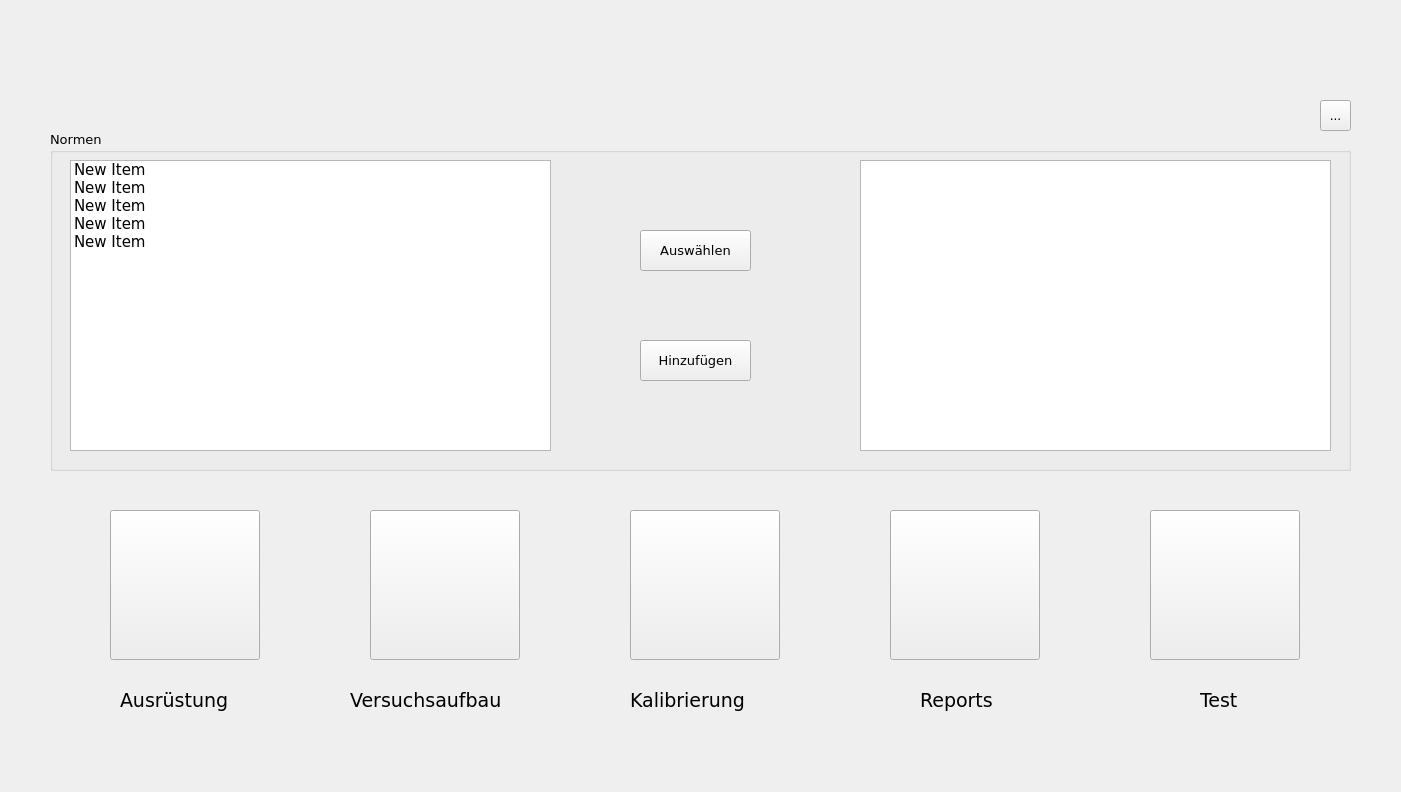
<?xml version="1.0" encoding="UTF-8"?>
<ui version="4.0">
 <class>GestrahlEmmision</class>
 <widget class="QDialog" name="GestrahlEmmision">
  <property name="geometry">
   <rect>
    <x>0</x>
    <y>0</y>
    <width>1401</width>
    <height>792</height>
   </rect>
  </property>
  <property name="minimumSize">
   <size>
    <width>1401</width>
    <height>792</height>
   </size>
  </property>
  <property name="maximumSize">
   <size>
    <width>1401</width>
    <height>792</height>
   </size>
  </property>
  <property name="font">
   <font>
    <family>Verdana</family>
   </font>
  </property>
  <property name="windowTitle">
   <string>Gestrahlter Test - Emission</string>
  </property>
  <property name="windowIcon">
   <iconset>
    <selectedon>icon materials/8.png</selectedon>
   </iconset>
  </property>
  <widget class="QToolButton" name="EquipmentSettingButton">
   <property name="geometry">
    <rect>
     <x>110</x>
     <y>510</y>
     <width>150</width>
     <height>150</height>
    </rect>
   </property>
   <property name="minimumSize">
    <size>
     <width>150</width>
     <height>150</height>
    </size>
   </property>
   <property name="maximumSize">
    <size>
     <width>150</width>
     <height>150</height>
    </size>
   </property>
   <property name="text">
    <string/>
   </property>
   <property name="icon">
    <iconset>
     <selectedon>icon materials/3.png</selectedon>
    </iconset>
   </property>
   <property name="iconSize">
    <size>
     <width>150</width>
     <height>150</height>
    </size>
   </property>
  </widget>
  <widget class="QToolButton" name="TestSettingButton">
   <property name="geometry">
    <rect>
     <x>370</x>
     <y>510</y>
     <width>150</width>
     <height>150</height>
    </rect>
   </property>
   <property name="minimumSize">
    <size>
     <width>150</width>
     <height>150</height>
    </size>
   </property>
   <property name="maximumSize">
    <size>
     <width>150</width>
     <height>150</height>
    </size>
   </property>
   <property name="text">
    <string/>
   </property>
   <property name="icon">
    <iconset>
     <selectedon>icon materials/4.png</selectedon>
    </iconset>
   </property>
   <property name="iconSize">
    <size>
     <width>150</width>
     <height>150</height>
    </size>
   </property>
  </widget>
  <widget class="QToolButton" name="CalibrationButton">
   <property name="geometry">
    <rect>
     <x>630</x>
     <y>510</y>
     <width>150</width>
     <height>150</height>
    </rect>
   </property>
   <property name="minimumSize">
    <size>
     <width>150</width>
     <height>150</height>
    </size>
   </property>
   <property name="maximumSize">
    <size>
     <width>150</width>
     <height>150</height>
    </size>
   </property>
   <property name="text">
    <string/>
   </property>
   <property name="icon">
    <iconset>
     <selectedon>icon materials/5.png</selectedon>
    </iconset>
   </property>
   <property name="iconSize">
    <size>
     <width>150</width>
     <height>150</height>
    </size>
   </property>
  </widget>
  <widget class="QToolButton" name="TestStartButton">
   <property name="geometry">
    <rect>
     <x>1150</x>
     <y>510</y>
     <width>150</width>
     <height>150</height>
    </rect>
   </property>
   <property name="minimumSize">
    <size>
     <width>150</width>
     <height>150</height>
    </size>
   </property>
   <property name="maximumSize">
    <size>
     <width>150</width>
     <height>150</height>
    </size>
   </property>
   <property name="text">
    <string/>
   </property>
   <property name="icon">
    <iconset>
     <selectedon>icon materials/7.png</selectedon>
    </iconset>
   </property>
   <property name="iconSize">
    <size>
     <width>150</width>
     <height>150</height>
    </size>
   </property>
  </widget>
  <widget class="QToolButton" name="ReportButton">
   <property name="geometry">
    <rect>
     <x>890</x>
     <y>510</y>
     <width>150</width>
     <height>150</height>
    </rect>
   </property>
   <property name="minimumSize">
    <size>
     <width>150</width>
     <height>150</height>
    </size>
   </property>
   <property name="maximumSize">
    <size>
     <width>150</width>
     <height>150</height>
    </size>
   </property>
   <property name="text">
    <string/>
   </property>
   <property name="icon">
    <iconset>
     <selectedon>icon materials/6.png</selectedon>
    </iconset>
   </property>
   <property name="iconSize">
    <size>
     <width>150</width>
     <height>150</height>
    </size>
   </property>
  </widget>
  <widget class="QLabel" name="EquipmentSettingLabel">
   <property name="geometry">
    <rect>
     <x>120</x>
     <y>680</y>
     <width>150</width>
     <height>41</height>
    </rect>
   </property>
   <property name="minimumSize">
    <size>
     <width>150</width>
     <height>41</height>
    </size>
   </property>
   <property name="maximumSize">
    <size>
     <width>150</width>
     <height>41</height>
    </size>
   </property>
   <property name="font">
    <font>
     <pointsize>14</pointsize>
    </font>
   </property>
   <property name="text">
    <string>Ausrüstung</string>
   </property>
  </widget>
  <widget class="QLabel" name="TestSettingLabel">
   <property name="geometry">
    <rect>
     <x>350</x>
     <y>680</y>
     <width>191</width>
     <height>41</height>
    </rect>
   </property>
   <property name="minimumSize">
    <size>
     <width>191</width>
     <height>41</height>
    </size>
   </property>
   <property name="maximumSize">
    <size>
     <width>191</width>
     <height>41</height>
    </size>
   </property>
   <property name="font">
    <font>
     <pointsize>14</pointsize>
    </font>
   </property>
   <property name="text">
    <string>Versuchsaufbau</string>
   </property>
  </widget>
  <widget class="QLabel" name="CalibrationLabel">
   <property name="geometry">
    <rect>
     <x>630</x>
     <y>680</y>
     <width>150</width>
     <height>41</height>
    </rect>
   </property>
   <property name="minimumSize">
    <size>
     <width>150</width>
     <height>41</height>
    </size>
   </property>
   <property name="maximumSize">
    <size>
     <width>150</width>
     <height>41</height>
    </size>
   </property>
   <property name="font">
    <font>
     <pointsize>14</pointsize>
    </font>
   </property>
   <property name="text">
    <string>Kalibrierung</string>
   </property>
  </widget>
  <widget class="QLabel" name="ReportLabel">
   <property name="geometry">
    <rect>
     <x>920</x>
     <y>680</y>
     <width>91</width>
     <height>41</height>
    </rect>
   </property>
   <property name="minimumSize">
    <size>
     <width>91</width>
     <height>41</height>
    </size>
   </property>
   <property name="maximumSize">
    <size>
     <width>91</width>
     <height>41</height>
    </size>
   </property>
   <property name="font">
    <font>
     <pointsize>14</pointsize>
    </font>
   </property>
   <property name="text">
    <string>Reports</string>
   </property>
  </widget>
  <widget class="QLabel" name="TestLabel">
   <property name="geometry">
    <rect>
     <x>1200</x>
     <y>680</y>
     <width>51</width>
     <height>41</height>
    </rect>
   </property>
   <property name="minimumSize">
    <size>
     <width>51</width>
     <height>41</height>
    </size>
   </property>
   <property name="maximumSize">
    <size>
     <width>51</width>
     <height>41</height>
    </size>
   </property>
   <property name="font">
    <font>
     <pointsize>14</pointsize>
    </font>
   </property>
   <property name="text">
    <string>Test</string>
   </property>
  </widget>
  <widget class="QLabel" name="UniLogoLabel">
   <property name="geometry">
    <rect>
     <x>80</x>
     <y>30</y>
     <width>71</width>
     <height>71</height>
    </rect>
   </property>
   <property name="minimumSize">
    <size>
     <width>71</width>
     <height>71</height>
    </size>
   </property>
   <property name="maximumSize">
    <size>
     <width>71</width>
     <height>71</height>
    </size>
   </property>
   <property name="text">
    <string/>
   </property>
  </widget>
  <widget class="QGroupBox" name="NormGroupBox">
   <property name="enabled">
    <bool>true</bool>
   </property>
   <property name="geometry">
    <rect>
     <x>50</x>
     <y>130</y>
     <width>1301</width>
     <height>341</height>
    </rect>
   </property>
   <property name="minimumSize">
    <size>
     <width>1301</width>
     <height>341</height>
    </size>
   </property>
   <property name="maximumSize">
    <size>
     <width>1301</width>
     <height>341</height>
    </size>
   </property>
   <property name="font">
    <font>
     <pointsize>10</pointsize>
    </font>
   </property>
   <property name="acceptDrops">
    <bool>true</bool>
   </property>
   <property name="title">
    <string>Normen</string>
   </property>
   <widget class="QTextEdit" name="NormDescription">
    <property name="geometry">
     <rect>
      <x>810</x>
      <y>30</y>
      <width>471</width>
      <height>291</height>
     </rect>
    </property>
    <property name="font">
     <font>
      <pointsize>11</pointsize>
     </font>
    </property>
   </widget>
   <widget class="QListWidget" name="NormList">
    <property name="geometry">
     <rect>
      <x>20</x>
      <y>30</y>
      <width>481</width>
      <height>291</height>
     </rect>
    </property>
    <property name="font">
     <font>
      <family>Verdana</family>
      <pointsize>11</pointsize>
     </font>
    </property>
    <item>
     <property name="text">
      <string>New Item</string>
     </property>
    </item>
    <item>
     <property name="text">
      <string>New Item</string>
     </property>
    </item>
    <item>
     <property name="text">
      <string>New Item</string>
     </property>
    </item>
    <item>
     <property name="text">
      <string>New Item</string>
     </property>
    </item>
    <item>
     <property name="text">
      <string>New Item</string>
     </property>
    </item>
   </widget>
   <widget class="QToolButton" name="NormChooseButton">
    <property name="geometry">
     <rect>
      <x>590</x>
      <y>100</y>
      <width>111</width>
      <height>41</height>
     </rect>
    </property>
    <property name="font">
     <font>
      <pointsize>10</pointsize>
     </font>
    </property>
    <property name="text">
     <string>Auswählen</string>
    </property>
   </widget>
   <widget class="QToolButton" name="NormAddButton">
    <property name="geometry">
     <rect>
      <x>590</x>
      <y>210</y>
      <width>111</width>
      <height>41</height>
     </rect>
    </property>
    <property name="font">
     <font>
      <pointsize>10</pointsize>
     </font>
    </property>
    <property name="text">
     <string>Hinzufügen</string>
    </property>
   </widget>
  </widget>
  <widget class="QLabel" name="IEHLogo">
   <property name="geometry">
    <rect>
     <x>200</x>
     <y>30</y>
     <width>1091</width>
     <height>71</height>
    </rect>
   </property>
   <property name="minimumSize">
    <size>
     <width>1091</width>
     <height>71</height>
    </size>
   </property>
   <property name="maximumSize">
    <size>
     <width>1091</width>
     <height>71</height>
    </size>
   </property>
   <property name="text">
    <string/>
   </property>
  </widget>
  <widget class="QToolButton" name="GestrahltEmissionBack">
   <property name="geometry">
    <rect>
     <x>1320</x>
     <y>100</y>
     <width>31</width>
     <height>31</height>
    </rect>
   </property>
   <property name="minimumSize">
    <size>
     <width>31</width>
     <height>31</height>
    </size>
   </property>
   <property name="maximumSize">
    <size>
     <width>31</width>
     <height>31</height>
    </size>
   </property>
   <property name="text">
    <string>...</string>
   </property>
   <property name="icon">
    <iconset>
     <selectedon>icon materials/10.png</selectedon>
    </iconset>
   </property>
   <property name="iconSize">
    <size>
     <width>31</width>
     <height>31</height>
    </size>
   </property>
  </widget>
  <zorder>NormGroupBox</zorder>
  <zorder>EquipmentSettingButton</zorder>
  <zorder>TestSettingButton</zorder>
  <zorder>CalibrationButton</zorder>
  <zorder>TestStartButton</zorder>
  <zorder>ReportButton</zorder>
  <zorder>EquipmentSettingLabel</zorder>
  <zorder>TestSettingLabel</zorder>
  <zorder>CalibrationLabel</zorder>
  <zorder>ReportLabel</zorder>
  <zorder>TestLabel</zorder>
  <zorder>UniLogoLabel</zorder>
  <zorder>IEHLogo</zorder>
  <zorder>GestrahltEmissionBack</zorder>
 </widget>
 <resources/>
 <connections/>
</ui>
